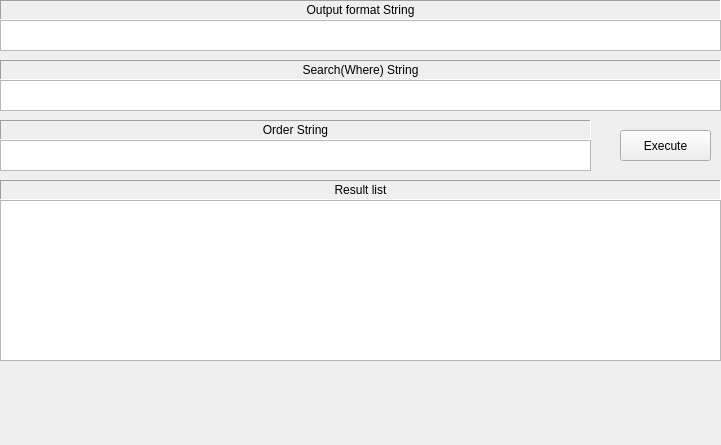
     <widget class="QWidget" name="page_8">
      <property name="geometry">
       <rect>
        <x>0</x>
        <y>0</y>
        <width>721</width>
        <height>445</height>
       </rect>
      </property>
      <attribute name="label">
       <string>SelectFirst</string>
      </attribute>
      <widget class="QLabel" name="label_13">
       <property name="geometry">
        <rect>
         <x>0</x>
         <y>60</y>
         <width>721</width>
         <height>20</height>
        </rect>
       </property>
       <property name="frameShape">
        <enum>QFrame::Panel</enum>
       </property>
       <property name="frameShadow">
        <enum>QFrame::Sunken</enum>
       </property>
       <property name="text">
        <string>Search(Where) String</string>
       </property>
       <property name="alignment">
        <set>Qt::AlignCenter</set>
       </property>
      </widget>
      <widget class="QLabel" name="label_14">
       <property name="geometry">
        <rect>
         <x>0</x>
         <y>180</y>
         <width>721</width>
         <height>20</height>
        </rect>
       </property>
       <property name="frameShape">
        <enum>QFrame::Panel</enum>
       </property>
       <property name="frameShadow">
        <enum>QFrame::Sunken</enum>
       </property>
       <property name="text">
        <string>Result list</string>
       </property>
       <property name="alignment">
        <set>Qt::AlignCenter</set>
       </property>
      </widget>
      <widget class="QPushButton" name="pushButtonExecuteSelectFirstXML">
       <property name="geometry">
        <rect>
         <x>620</x>
         <y>130</y>
         <width>91</width>
         <height>31</height>
        </rect>
       </property>
       <property name="text">
        <string>Execute</string>
       </property>
      </widget>
      <widget class="QLabel" name="label_15">
       <property name="geometry">
        <rect>
         <x>0</x>
         <y>0</y>
         <width>721</width>
         <height>20</height>
        </rect>
       </property>
       <property name="frameShape">
        <enum>QFrame::Panel</enum>
       </property>
       <property name="frameShadow">
        <enum>QFrame::Sunken</enum>
       </property>
       <property name="text">
        <string>Output format String</string>
       </property>
       <property name="alignment">
        <set>Qt::AlignCenter</set>
       </property>
      </widget>
      <widget class="QTextEdit" name="textEditSelectFirstXMLOutputStr">
       <property name="geometry">
        <rect>
         <x>0</x>
         <y>20</y>
         <width>721</width>
         <height>31</height>
        </rect>
       </property>
      </widget>
      <widget class="QTextEdit" name="textEditSelectFirstXMLOrderStr">
       <property name="geometry">
        <rect>
         <x>0</x>
         <y>140</y>
         <width>591</width>
         <height>31</height>
        </rect>
       </property>
      </widget>
      <widget class="QLabel" name="label_16">
       <property name="geometry">
        <rect>
         <x>0</x>
         <y>120</y>
         <width>591</width>
         <height>20</height>
        </rect>
       </property>
       <property name="frameShape">
        <enum>QFrame::Panel</enum>
       </property>
       <property name="frameShadow">
        <enum>QFrame::Sunken</enum>
       </property>
       <property name="text">
        <string>Order String</string>
       </property>
       <property name="alignment">
        <set>Qt::AlignCenter</set>
       </property>
      </widget>
      <widget class="QTextEdit" name="textEditSelectFirstXMLWhereStr">
       <property name="geometry">
        <rect>
         <x>0</x>
         <y>80</y>
         <width>721</width>
         <height>31</height>
        </rect>
       </property>
      </widget>
      <widget class="QTextEdit" name="textEditSelectFirstXMLResultStr">
       <property name="geometry">
        <rect>
         <x>0</x>
         <y>200</y>
         <width>721</width>
         <height>161</height>
        </rect>
       </property>
      </widget>
     </widget>
